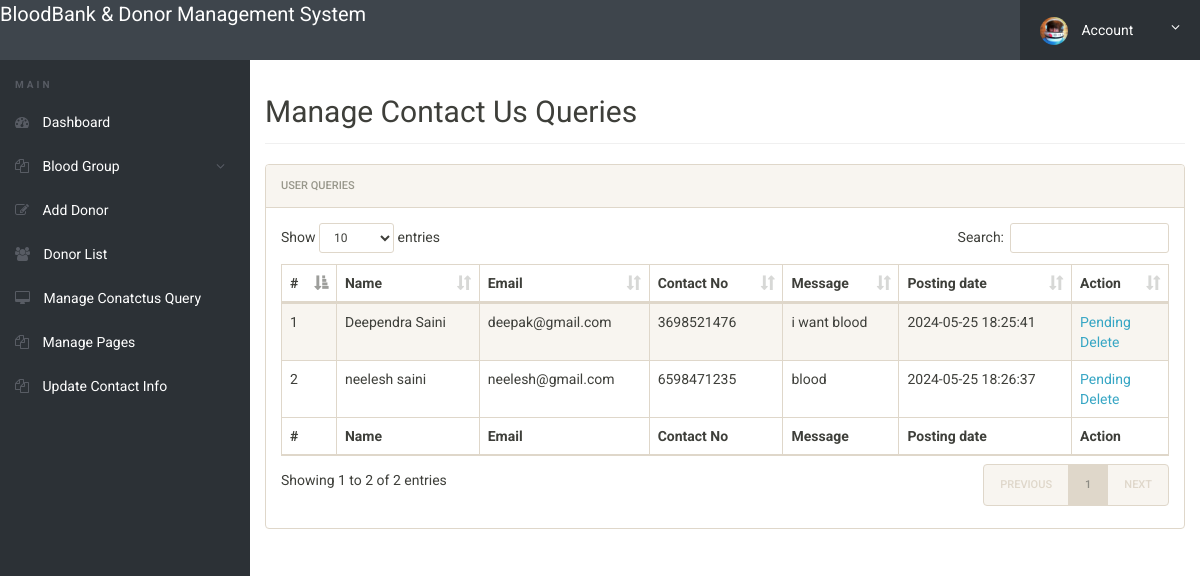
/bbdms/admin/manage-conactusquery.php (signed in), run on the app's committed database.
### tables this page shows
CREATE TABLE `tblcontactusquery` (
  `id` int(11) NOT NULL,
  `name` varchar(100) DEFAULT NULL,
  `EmailId` varchar(120) DEFAULT NULL,
  `ContactNumber` char(11) DEFAULT NULL,
  `Message` longtext DEFAULT NULL,
  `PostingDate` timestamp NOT NULL DEFAULT current_timestamp(),
  `status` int(11) DEFAULT NULL
);

### bbdms/admin/manage-conactusquery.php (the view, shortened to what this page needs)
<?php
include('includes/config.php');
if(strlen($_SESSION['alogin'])==0)
	{
header('location:index.php');
}
else{
 ?>
<!doctype html>
<html lang="en" class="no-js">
<head>
	<link rel="stylesheet" href="css/font-awesome.min.css">
	<link rel="stylesheet" href="css/bootstrap.min.css">
	<link rel="stylesheet" href="css/dataTables.bootstrap.min.css">
	<link rel="stylesheet" href="css/bootstrap-social.css">
	<link rel="stylesheet" href="css/bootstrap-select.css">
	<link rel="stylesheet" href="css/fileinput.min.css">
	<link rel="stylesheet" href="css/awesome-bootstrap-checkbox.css">
	<link rel="stylesheet" href="css/style.css">
</head>
<body>
	<?php include('includes/header.php');?>
	<div class="ts-main-content">
		<?php include('includes/leftbar.php');?>
		<div class="content-wrapper">
			<div class="container-fluid">
				<div class="row">
					<div class="col-md-12">
						<h2 class="page-title">Manage Contact Us Queries</h2>
						<div class="panel panel-default">
							<div class="panel-heading">User queries</div>
							<div class="panel-body">
								<table id="zctb" class="display table table-striped table-bordered table-hover" cellspacing="0" width="100%">
									<thead>
										<tr>
										<th>#</th>
											<th>Name</th>
											<th>Email</th>
											<th>Contact No</th>
											<th>Message</th>
											<th>Posting date</th>
											<th>Action</th>
										</tr>
									</thead>
									<tfoot>
										<tr>
										<th>#</th>
											<th>Name</th>
											<th>Email</th>
											<th>Contact No</th>
											<th>Message</th>
											<th>Posting date</th>
											<th>Action</th>
										</tr>
									</tfoot>
									<tbody>
									<?php $sql = "SELECT * from  tblcontactusquery ";
$query = $dbh -> prepare($sql);
$query->execute();
$results=$query->fetchAll(PDO::FETCH_OBJ);
$cnt=1;
if($query->rowCount() > 0)
{
foreach($results as $result)
{				?>
										<tr>
											<td><?php echo htmlentities($cnt);?></td>
											<td><?php echo htmlentities($result->name);?></td>
											<td><?php echo htmlentities($result->EmailId);?></td>
											<td><?php echo htmlentities($result->ContactNumber);?></td>
											<td><?php echo htmlentities($result->Message);?></td>
											<td><?php echo htmlentities($result->PostingDate);?></td>
																<?php if($result->status==1)
{
	?><td>Read<br />
		<a href="manage-conactusquery.php?del=<?php echo htmlentities($result->id);?>" onclick="return confirm('Do you really want to read')" >Delete</a></td>
<?php } else {?>
<td><a href="manage-conactusquery.php?eid=<?php echo htmlentities($result->id);?>" onclick="return confirm('Do you really want to read')" >Pending</a><br />
	<a href="manage-conactusquery.php?eid=<?php echo htmlentities($result->id);?>" onclick="return confirm('Do you really want to read')" >Delete</a>
</td>
<?php } ?>
										</tr>
										<?php $cnt=$cnt+1; }} ?>
									</tbody>
								</table>
							</div>
						</div>
					</div>
				</div>
			</div>
		</div>
	</div>
</body>
</html>
<?php } ?>

### bbdms/admin/css/style.css (style rules this page uses)
html { font-size: 14px; }
@media only screen and (min-width: 480px) { html { font-size: 17px; } }
@media only screen and (min-width: 768px) { html { font-size: 14px; } }
body { font-size: 1em; }
a { color: #37a6c4; }
.panel { overflow: hidden; }
.page-title { padding-bottom: 15px; margin-bottom: 20px; border-bottom: 1px solid #f0f0f0; }
.ts-main-content .content-wrapper { padding-top: 15px; margin-top: 60px; }
@media only screen and (min-width: 992px) { .ts-main-content .content-wrapper { margin-left: 250px; } }

### data on the page
tblcontactusquery: name "Deependra Saini", EmailId "deepak@gmail.com", ContactNumber "3698521476", Message "i want blood", PostingDate "2024-05-25 18:25:41"
tblcontactusquery: name "neelesh saini", EmailId "neelesh@gmail.com", ContactNumber "6598471235", Message "blood", PostingDate "2024-05-25 18:26:37"
